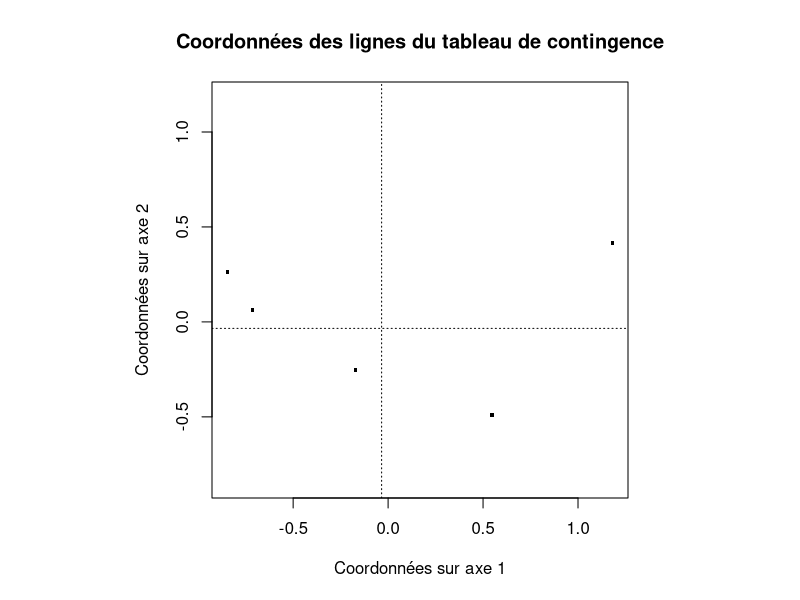
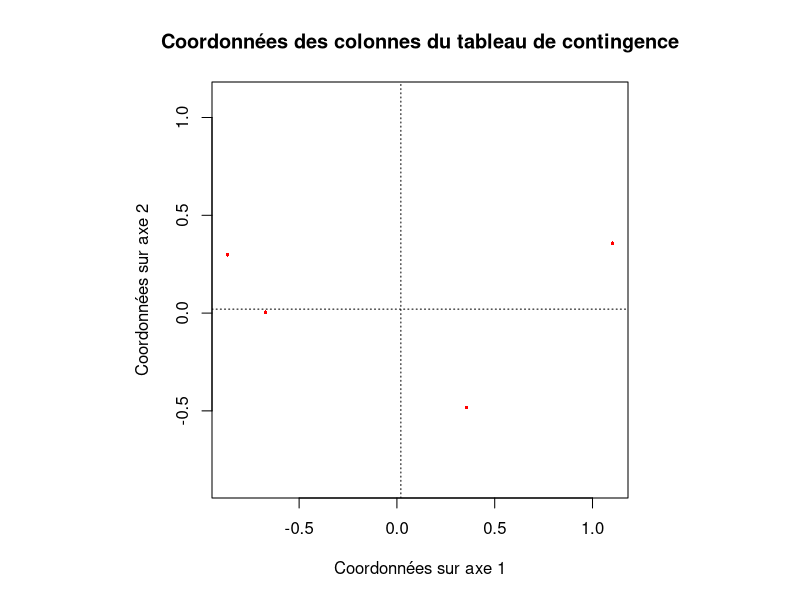

The R source for these figures, in order:
## ---- chunk 1
getwd()
setwd(dirname(rstudioapi::getActiveDocumentContext()$path))
knitr::opts_chunk$set(echo = TRUE, message = FALSE, comment = NA)
## ---- chunk 2
AFC <- function(N){
  Nind <- sum(N)
  #a. calcul des metriques
  Di <- diag(prop.table(rowSums(N)))
  Dj <- diag(prop.table(colSums(N)))
  #calculs des inverses et autres
  DiInv <- diag(1/prop.table(rowSums(N)))
  DjInv <- diag(1/prop.table(colSums(N)))
  #calcul de Dj^{1/2} et son inverse
  DjDemi <- diag(sqrt(colSums(prop.table(N))))
  DjDemiInv <- diag(1/sqrt(colSums(prop.table(N))))
  #b. tableau des frequences Z
  vec_Z <- unlist(prop.table(N))
  Z <- matrix(vec_Z, nrow(N), ncol(N))
  #c. matrice des Ã©carts a l'independance X
  X <- (DiInv %*% Z %*% DjInv) - 1
  #d. calcul de la matrice V
  V <- t(X) %*% Di %*% X
  #e. vecteurs propres et mise en place de la matrice normee A
  DjDemiVDjDemi <- DjDemi %*% V %*% DjDemi
  #decomposition en vecteurs et valeurs propres
  ll <- eigen(DjDemiVDjDemi, symmetric=TRUE)
  r = length(ll$values[ll$values > 10^-10])
  A <- DjDemiInv %*% ll$vectors[,1:r]
  #f. determination des vecteurs propres DI-normes par la formule de transition
  C <- matrix(0,nrow = nrow(N), r)
  for (k in 1:r){
    C[,k] <- 1/sqrt(ll$values[k]) * (X %*% Dj %*% A[,k])
  }
  #g. calcul du vecteur qui stocke le pourcentage d'inertie
  inertieBrute <- ll$values 
  vec_prct_inertie <- as.vector(inertieBrute*100/sum(inertieBrute))
  #h. calcul des coordonnees des lignes et colones
  A_tilde <- matrix(0, nrow=ncol(N), r)
  C_tilde <- matrix(0, nrow = nrow(N), r)
  for (k in 1:r){
    A_tilde[,k] <- sqrt(ll$values[k]) * A[,k]
    C_tilde[,k] <- sqrt(ll$values[k]) * C[,k]
  }
  #i. liste des resultats
  resu <- list(vec_prct_inertie,A,C,A_tilde,C_tilde)
  return(resu)
}
## ---- chunk 3
graph_lignes <- function(N){
  afc_table <- AFC(N)
  coord_lignes <- afc_table[[5]]
  par(pty = "s")
  ecart <- c(min(afc_table[[5]]),max(afc_table[[5]]))
  graph_ligne <- plot(coord_lignes,pch=15,cex=.5,xlim=ecart,ylim=ecart,
                      xlab="Coordonnées sur axe 1",ylab="Coordonnées sur axe 2",
                      main="Coordonnées des lignes du tableau de contingence")
  abline(h=median(afc_table[[5]]),v=median(afc_table[[5]]),lty=15) #origine du graphique (0,0) et point moyen
  return(graph_ligne)
}
## ---- chunk 4
graph_colones <- function(N){
  afc_table <- AFC(N)
  coord_colonnes <- afc_table[[4]]
  par(pty = "s")
  ecart <- c(min(afc_table[[4]]),max(afc_table[[4]]))
  graph_colonne <- plot(coord_colonnes,pch=16,cex=.5,col='red',xlim=ecart,ylim=ecart,
                      xlab="Coordonnées sur axe 1",ylab="Coordonnées sur axe 2",
                      main="Coordonnées des colonnes du tableau de contingence")
  abline(h=median(afc_table[[4]]),v=median(afc_table[[4]]),lty=15) #origine du graphique (0,0) et point moyen
  return(graph_colonne)
}
## ---- chunk 5
bordeaux <- read.csv("bordeaux.csv", sep = ";")
AFC(bordeaux)
graph_lignes(bordeaux)
graph_colones(bordeaux)
